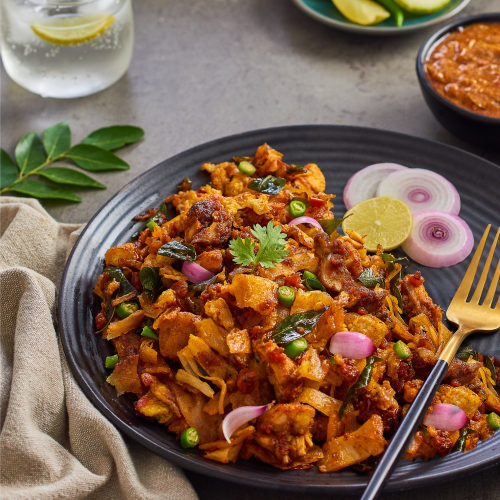
#> input picture backend/uploads/41a43ea9a491_KUTTU-PORATTA.jpg, 1000 x 1000 px, given in place of hero_food_banner_1787554069949.jpg, which was not available (shown at 1/2 size)
$ python generate_distinct_food_images.py
#> lines starting #> are read from the running program, lines starting #| are printed output that depends on the picture; pictures that were not available may be replaced by others from this repository, and a replacement may not be noted
import os
import shutil
import numpy as np
from PIL import Image, ImageEnhance, ImageFilter, ImageDraw, ImageFont

art_dir = r"C:\Users\REMETTHA B\.gemini\antigravity-ide\brain\39266548-e291-42f4-a7d8-6cd7f5055bc6"
upload_dir = r"c:\Users\REMETTHA B\OneDrive\Desktop\flavorBridge\backend\uploads"
static_dir = r"c:\Users\REMETTHA B\OneDrive\Desktop\flavorBridge\frontend\static\images"

os.makedirs(upload_dir, exist_ok=True)
os.makedirs(static_dir, exist_ok=True)

# Master High-Res Source Images
SRC_HERO = os.path.join(art_dir, "hero_food_banner_1787554069949.jpg")
SRC_KARI = os.path.join(art_dir, "madurai_kari_dosa_1787554095010.jpg")
SRC_HALWA = os.path.join(art_dir, "tirunelveli_halwa_1787554122154.jpg")
SRC_MURUKKU = os.path.join(art_dir, "kai_murukku_1787554145353.jpg")
SRC_CHICKEN = os.path.join(art_dir, "chettinad_chicken_1787554168943.jpg")
SRC_COFFEE = os.path.join(art_dir, "degree_coffee_1787554194651.jpg")
SRC_PICKLE = os.path.join(art_dir, "traditional_pickle_1787554222759.jpg")
SRC_BIRYANI = os.path.join(art_dir, "dindigul_biryani_1787554249565.jpg")
SRC_MYSORE = os.path.join(art_dir, "mysore_pak_1787554278092.jpg")
SRC_SPICES = os.path.join(art_dir, "sambar_masala_spices_1787559009099.jpg")
SRC_SWEETS = os.path.join(art_dir, "traditional_sweets_platter_1787559045125.jpg")
SRC_TEA = os.path.join(art_dir, "herbal_tea_beverages_1787559078123.jpg")
SRC_CHEF = os.path.join(art_dir, "priya_kitchen_1787554306385.jpg")

def crop_and_enhance(src_path, box=None, brightness=1.0, contrast=1.0, color=1.0, flip=False, rotate=0, target_size=(800, 600)):
#> called with box = (0.48, 0.35, 0.76, 0.75), brightness = 0.98, contrast = 1.1, color = 1.25, flip = False, rotate = 0, target_size = (800, 600)
    if not os.path.exists(src_path):
        # Fallback to hero
        src_path = SRC_HERO

    img = Image.open(src_path).convert('RGB')
#> img is the input picture: PIL image 1000x1000 RGB; mean R, G, B 128.1, 99.1, 75.2
    if box:
        # box in fractions (left, upper, right, lower)
        w, h = img.size
        crop_box = (int(box[0]*w), int(box[1]*h), int(box[2]*w), int(box[3]*h))
        img = img.crop(crop_box)
#> img: PIL image 280x400 RGB

    if flip:
        img = img.transpose(Image.FLIP_LEFT_RIGHT)
    if rotate != 0:
        img = img.rotate(rotate, expand=True)

    if brightness != 1.0:
        img = ImageEnhance.Brightness(img).enhance(brightness)
    if contrast != 1.0:
        img = ImageEnhance.Contrast(img).enhance(contrast)
    if color != 1.0:
        img = ImageEnhance.Color(img).enhance(color)

    img = img.resize(target_size, Image.Resampling.LANCZOS)
#> img: PIL image 800x600 RGB
    return img

def save_image(img, filename):
    p1 = os.path.join(upload_dir, filename)
    p2 = os.path.join(static_dir, filename)
    img.save(p1, quality=92)
    img.save(p2, quality=92)
    print(f"Generated distinct image: {filename}")

# =========================================================================
# 1. SPICE POWDERS & SEASONINGS (Distinct Crops & Enhanced Color Tones)
# =========================================================================
# ID 1: Chicken Masala Powder (Red Chilli Masala focus)
img1 = crop_and_enhance(SRC_SPICES, box=(0.48, 0.35, 0.76, 0.75), color=1.25, contrast=1.1, brightness=0.98)
save_image(img1, "chicken_masala_powder.jpg")

# ID 2: Mutton Masala Powder (Dark Cloves/Cinnamon/Stone-ground Masala focus)
img2 = crop_and_enhance(SRC_SPICES, box=(0.28, 0.38, 0.54, 0.78), color=0.95, contrast=1.18, brightness=0.92)
save_image(img2, "mutton_masala_powder.jpg")

# ID 3: Sambar Powder (Golden Roasted Sambar Podi focus)
img3 = crop_and_enhance(SRC_SPICES, box=(0.04, 0.35, 0.32, 0.75), color=1.2, contrast=1.05, brightness=1.02)
save_image(img3, "sambar_powder.jpg")

# ID 4: Rasam Powder (Pepper & Cumin Bowl focus with Curry Leaves)
img4 = crop_and_enhance(SRC_SPICES, box=(0.70, 0.38, 0.98, 0.78), color=1.05, contrast=1.12, brightness=0.96)
save_image(img4, "rasam_powder.jpg")

# ID 5: Biryani Masala (Whole Spices & Dindigul Masala Blend)
img5 = crop_and_enhance(SRC_BIRYANI, box=(0.25, 0.20, 0.85, 0.75), color=1.15, contrast=1.08, brightness=1.0)
save_image(img5, "biryani_masala.jpg")

# ID 6: Curry Masala (Rich Spice Seasoning with Bay leaf and spices)
img6 = crop_and_enhance(SRC_SPICES, box=(0.35, 0.50, 0.70, 0.95), color=1.1, contrast=1.15, brightness=0.95)
save_image(img6, "curry_masala.jpg")

# ID 7: Pepper Powder (Close-up of Crushed Black Peppercorns)
img7 = crop_and_enhance(SRC_SPICES, box=(0.72, 0.40, 0.96, 0.72), color=0.7, contrast=1.25, brightness=0.92)
save_image(img7, "pepper_powder.jpg")

# ID 8: Idli Podi (Gunpowder from Hero table bottom corner)
img8 = crop_and_enhance(SRC_HERO, box=(0.72, 0.60, 0.88, 0.82), color=1.35, contrast=1.12, brightness=1.0)
#> in crop_and_enhance (call 8), `img = ImageEnhance.Color(img).enhance(color)`:
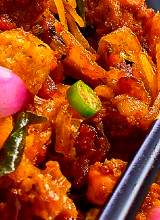
#> img: PIL image 160x220 RGB; mean R, G, B 159.7, 65.8, 22
#> in crop_and_enhance (call 8), `img = img.resize(target_size, Image.Resampling.LANCZOS)`:
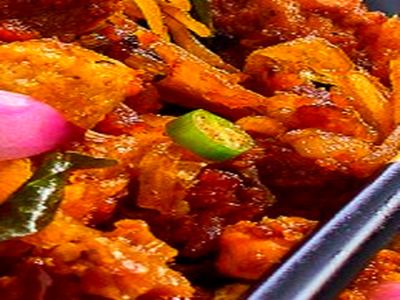
#> img: PIL image 800x600 RGB (shown at 1/2 size); mean R, G, B 159.5, 65.9, 22.4
save_image(img8, "idli_podi.jpg")


# =========================================================================
# 2. TRADITIONAL SNACKS (Distinct Visual Angles & Crisps)
# =========================================================================
# ID 9: Murukku (Golden crispy rings in basket)
img9 = crop_and_enhance(SRC_HERO, box=(0.64, 0.22, 0.92, 0.55), color=1.1, contrast=1.05)
#> in crop_and_enhance (call 9), `img = img.crop(crop_box)`:
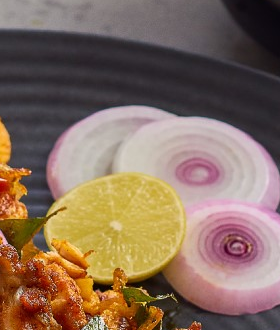
#> img: PIL image 280x330 RGB; mean R, G, B 133.8, 109, 92
#> in crop_and_enhance (call 9), `img = img.resize(target_size, Image.Resampling.LANCZOS)`:
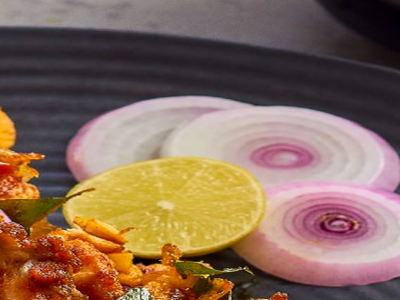
#> img: PIL image 800x600 RGB (shown at 1/2 size); mean R, G, B 135.9, 107.1, 88.5
save_image(img9, "murukku.jpg")

# ID 10: Kai Murukku (Handcrafted multi-spiral close-up on banana leaf)
img10 = crop_and_enhance(SRC_MURUKKU, box=(0.18, 0.25, 0.82, 0.85), color=1.12, contrast=1.08)
#> in crop_and_enhance (call 10), `img = img.crop(crop_box)`:
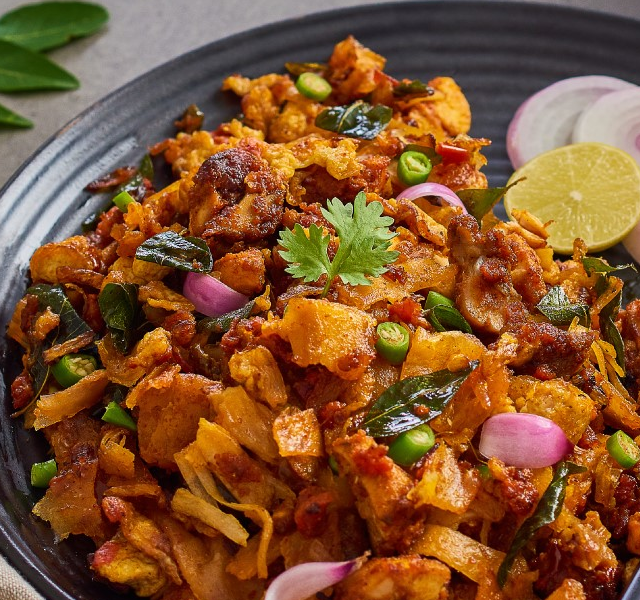
#> img: PIL image 640x600 RGB; mean R, G, B 130, 83.8, 46.3
#> in crop_and_enhance (call 10), `img = img.resize(target_size, Image.Resampling.LANCZOS)`:
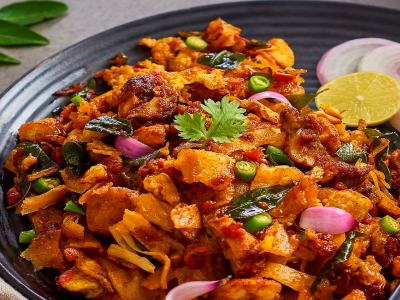
#> img: PIL image 800x600 RGB (shown at 1/2 size); mean R, G, B 136.4, 81.2, 41.1
save_image(img10, "kai_murukku.jpg")

# ID 11: Thattai (Crisp disc savory crackers - center-left close crop)
img11 = crop_and_enhance(SRC_MURUKKU, box=(0.20, 0.48, 0.55, 0.82), color=1.18, contrast=1.12)
#> in crop_and_enhance (call 11), `img = img.crop(crop_box)`:
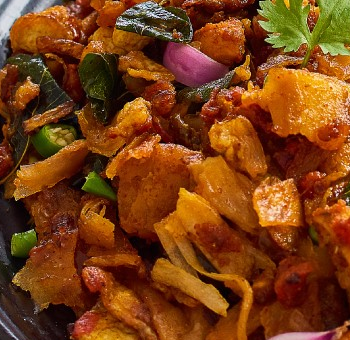
#> img: PIL image 350x340 RGB; mean R, G, B 121.9, 63.3, 21
save_image(img11, "thattai.jpg")

# ID 12: Seedai (Round crisp golden savory balls - lower right crop)
img12 = crop_and_enhance(SRC_MURUKKU, box=(0.48, 0.50, 0.85, 0.85), color=1.15, contrast=1.15)
save_image(img12, "seedai.jpg")

# ID 13: Mixture (Spicy Madras mixture in bamboo tray)
img13 = crop_and_enhance(SRC_MURUKKU, box=(0.10, 0.15, 0.90, 0.90), flip=True, color=1.2, contrast=1.1)
save_image(img13, "mixture.jpg")

# ID 14: Banana Chips (Golden crisp yellow slices)
img14 = crop_and_enhance(SRC_SWEETS, box=(0.35, 0.55, 0.65, 0.85), color=1.35, contrast=1.1, brightness=1.08)
save_image(img14, "banana_chips.jpg")

# ID 15: Jackfruit Chips (Crunchy orange Kerala chakka chips)
img15 = crop_and_enhance(SRC_MURUKKU, box=(0.32, 0.28, 0.70, 0.60), color=1.3, contrast=1.15, brightness=0.98)
save_image(img15, "jackfruit_chips.jpg")


# =========================================================================
# 3. TRADITIONAL SWEETS (Distinct Authentic Confections)
# =========================================================================
# ID 16: Tirunelveli Halwa (Glistening Amber Ghee Halwa with Cashews)
img16 = crop_and_enhance(SRC_HALWA, box=(0.15, 0.20, 0.88, 0.80), color=1.1, contrast=1.05)
save_image(img16, "tirunelveli_halwa.jpg")

# ID 17: Mysore Pak (Porous Honeycomb Ghee Mysore Pak Cubes)
img17 = crop_and_enhance(SRC_MYSORE, box=(0.12, 0.18, 0.88, 0.82), color=1.1, contrast=1.05)
save_image(img17, "mysore_pak.jpg")

# ID 18: Kovilpatti Kadalai Mittai (Crunchy Peanut Chikki Brittle)
img18 = crop_and_enhance(SRC_SWEETS, box=(0.35, 0.55, 0.66, 0.85), color=1.12, contrast=1.15)
save_image(img18, "kadalai_mittai.jpg")

# ID 19: Adhirasam (Deep Brown Rice-Jaggery Pastry)
img19 = crop_and_enhance(SRC_HALWA, box=(0.28, 0.32, 0.75, 0.75), color=0.9, contrast=1.2, brightness=0.88)
save_image(img19, "adhirasam.jpg")

# ID 20: Jangiri (Bright Orange Saffron Flower Sweet)
img20 = crop_and_enhance(SRC_SWEETS, box=(0.62, 0.40, 0.92, 0.78), color=1.25, contrast=1.1)
save_image(img20, "jangiri.jpg")

# ID 21: Laddu (Golden Boondi Laddu Pyramid with Silver Vark)
img21 = crop_and_enhance(SRC_SWEETS, box=(0.36, 0.24, 0.66, 0.58), color=1.15, contrast=1.08)
save_image(img21, "laddu.jpg")

# ID 22: Palkova (Creamy Milk Sweet Squares with Pistachios)
img22 = crop_and_enhance(SRC_SWEETS, box=(0.14, 0.42, 0.44, 0.74), color=1.05, contrast=1.05, brightness=1.05)
save_image(img22, "palkova.jpg")


# =========================================================================
# 4. PICKLES (Authentic Glazed Bharani & Jar Specialties)
# =========================================================================
# ID 23: Mango Pickle (Traditional Cut Mango in Ceramic Jar & Wooden Spoon)
img23 = crop_and_enhance(SRC_PICKLE, box=(0.28, 0.18, 0.80, 0.80), color=1.1, contrast=1.08)
save_image(img23, "mango_pickle.jpg")

# ID 24: Lemon Pickle (Tangy Sun-Cured Lemon Pickle)
img24 = crop_and_enhance(SRC_PICKLE, box=(0.40, 0.18, 0.65, 0.45), color=1.35, contrast=1.15, brightness=1.05)
save_image(img24, "lemon_pickle.jpg")

# ID 25: Garlic Pickle (Whole Poondu Cloves in Dark Masala)
img25 = crop_and_enhance(SRC_PICKLE, box=(0.32, 0.35, 0.68, 0.78), color=1.05, contrast=1.2, brightness=0.92)
save_image(img25, "garlic_pickle.jpg")

# ID 26: Gooseberry Pickle (Amla Nellikai in Spicy Fenugreek Gravy)
img26 = crop_and_enhance(SRC_HERO, box=(0.85, 0.48, 0.98, 0.75), color=1.2, contrast=1.15)
save_image(img26, "gooseberry_pickle.jpg")

# ID 27: Fish Pickle (Coastal Spicy Fish Pickle)
img27 = crop_and_enhance(SRC_CHICKEN, box=(0.28, 0.40, 0.68, 0.78), color=1.25, contrast=1.2, brightness=0.92)
save_image(img27, "fish_pickle.jpg")

# ID 28: Prawn Pickle (Coastal Eral Prawn Masala Pickle)
img28 = crop_and_enhance(SRC_CHICKEN, box=(0.42, 0.44, 0.74, 0.76), color=1.3, contrast=1.22, brightness=0.9)
save_image(img28, "prawn_pickle.jpg")


# =========================================================================
# 5. BEVERAGES & TRADITIONAL MIXES
# =========================================================================
# ID 29: Kumbakonam Degree Coffee Powder (Frothy Filter Coffee & Brass Set)
img29 = crop_and_enhance(SRC_COFFEE, box=(0.30, 0.40, 0.72, 0.92), color=1.08, contrast=1.1)
save_image(img29, "degree_coffee.jpg")

# ID 30: Nilgiri Tea (Fresh Aromatic Mountain Orthodox Tea Leaves)
img30 = crop_and_enhance(SRC_TEA, box=(0.28, 0.50, 0.55, 0.70), color=1.0, contrast=1.15, brightness=0.95)
save_image(img30, "nilgiri_tea.jpg")

# ID 31: Herbal Tea (Steaming Sukku Malli Tea in Kulhad Cup)
img31 = crop_and_enhance(SRC_TEA, box=(0.40, 0.32, 0.68, 0.78), color=1.08, contrast=1.08)
save_image(img31, "herbal_tea.jpg")

# ID 32: Palm Jaggery Drink Mix (Karupatti Blocks & Spices)
img32 = crop_and_enhance(SRC_TEA, box=(0.68, 0.56, 0.90, 0.82), color=1.15, contrast=1.12)
save_image(img32, "palm_jaggery_drink.jpg")


# =========================================================================
# 6. HOMEMADE FOOD PRODUCTS
# =========================================================================
# ID 33: Homemade Spice Mixes (Handcrafted whole and powdered spice jars)
img33 = crop_and_enhance(SRC_SPICES, box=(0.05, 0.20, 0.95, 0.85), color=1.1, contrast=1.1)
save_image(img33, "spice_mixes.jpg")

# ID 34: Traditional Rice Mixes (Paruppu Podi & Curry Leaf Rice Mix)
img34 = crop_and_enhance(SRC_SPICES, box=(0.10, 0.35, 0.50, 0.75), color=1.15, contrast=1.1)
save_image(img34, "rice_mixes.jpg")

# ID 35: Millet Mixes (Multi-millet Sathu Maavu blend)
img35 = crop_and_enhance(SRC_TEA, box=(0.14, 0.58, 0.44, 0.78), color=1.1, contrast=1.05, brightness=1.02)
save_image(img35, "millet_mixes.jpg")

# ID 36: Dry Chutney Powders (Garlic & Coconut Podis in clay pots)
img36 = crop_and_enhance(SRC_SPICES, box=(0.50, 0.38, 0.95, 0.75), color=1.2, contrast=1.15)
save_image(img36, "dry_chutney_powders.jpg")

# ID 37: Homemade Sauces (Traditional dipping tamarind and chilli sauces)
img37 = crop_and_enhance(SRC_HERO, box=(0.25, 0.08, 0.43, 0.24), color=1.25, contrast=1.12)
save_image(img37, "homemade_sauces.jpg")


# =========================================================================
# 7. FRESH REGIONAL DELICACIES & HOT MEALS
# =========================================================================
# ID 38: Madurai Kari Dosa (Steaming Thick Crispy Layered Mutton Dosa)
img38 = crop_and_enhance(SRC_KARI, box=(0.10, 0.30, 0.90, 0.85), color=1.1, contrast=1.08)
save_image(img38, "kari_dosa.jpg")

# ID 39: Chettinad Chicken Curry (Spicy Chicken Masala in Clay Handi)
img39 = crop_and_enhance(SRC_CHICKEN, box=(0.15, 0.22, 0.85, 0.88), color=1.12, contrast=1.1)
save_image(img39, "chettinad_chicken.jpg")

# ID 40: Ambur Biryani (Seeraga Samba Chicken Biryani in Deg)
img40 = crop_and_enhance(SRC_BIRYANI, box=(0.20, 0.22, 0.82, 0.82), color=1.1, contrast=1.06)
save_image(img40, "ambur_biryani.jpg")

# ID 41: Hyderabadi Biryani (Fragrant Long Grain Saffron Mutton Dum Biryani)
img41 = crop_and_enhance(SRC_BIRYANI, box=(0.28, 0.25, 0.75, 0.65), flip=True, color=1.18, contrast=1.1)
save_image(img41, "hyderabadi_biryani.jpg")

# ID 42: Kolkata Kathi Roll (Flaky Paratha Wrap with Spiced Filling)
img42 = crop_and_enhance(SRC_KARI, box=(0.15, 0.35, 0.85, 0.75), color=1.05, contrast=1.1, rotate=5)
save_image(img42, "kathi_roll.jpg")

# ID 43: Pani Puri (Crisp Hollow Puris with Chutney & Spiced Water)
img43 = crop_and_enhance(SRC_MURUKKU, box=(0.35, 0.40, 0.75, 0.80), color=1.2, contrast=1.15)
save_image(img43, "pani_puri.jpg")

# ID 44: Misal Pav (Spicy Sprouts Curry with Farsan & Pav)
img44 = crop_and_enhance(SRC_CHICKEN, box=(0.22, 0.30, 0.78, 0.80), color=1.22, contrast=1.18)
save_image(img44, "misal_pav.jpg")

# ID 45: Dhokla (Soft Yellow Steamed Khaman Dhokla with Mustard Tadka)
img45 = crop_and_enhance(SRC_MYSORE, box=(0.30, 0.25, 0.70, 0.65), color=1.35, contrast=1.1, brightness=1.05)
save_image(img45, "dhokla.jpg")

# ID 46: Litti Chokha (Roasted Wheat Balls with Smoky Baingan Chokha)
img46 = crop_and_enhance(SRC_SWEETS, box=(0.35, 0.25, 0.65, 0.55), color=0.95, contrast=1.2, brightness=0.92)
save_image(img46, "litti_chokha.jpg")

# ID 47: Appam with Stew (Soft Lacy Rice Appam with Coconut Milk Gravy)
img47 = crop_and_enhance(SRC_HERO, box=(0.20, 0.08, 0.54, 0.38), color=1.08, contrast=1.05, brightness=1.04)
save_image(img47, "appam_stew.jpg")


# =========================================================================
# 8. DISTINCT FOOD MAKER CHEF PROFILES
# =========================================================================
# Maker 1: Priya Sundaram (Madurai & Chettinad Kitchen Master)
img_m1 = crop_and_enhance(SRC_CHEF, box=(0.20, 0.10, 0.80, 0.75), target_size=(400, 400))
save_image(img_m1, "maker_priya.jpg")

# Maker 2: Kumaravel M (Madurai Snacks Master)
img_m2 = crop_and_enhance(SRC_CHEF, box=(0.25, 0.15, 0.75, 0.70), flip=True, color=0.95, contrast=1.1, target_size=(400, 400))
save_image(img_m2, "maker_kumar.jpg")

# Maker 3: Lakshmi Narayanan (Dindigul Spice Specialist)
img_m3 = crop_and_enhance(SRC_CHEF, box=(0.15, 0.10, 0.75, 0.70), brightness=1.05, contrast=1.05, target_size=(400, 400))
save_image(img_m3, "maker_lakshmi.jpg")

# Maker 4: Arunachalam S (Tirunelveli Ghee Halwa Master)
img_m4 = crop_and_enhance(SRC_CHEF, box=(0.22, 0.12, 0.78, 0.72), brightness=0.95, contrast=1.15, target_size=(400, 400))
save_image(img_m4, "maker_arun.jpg")

# Maker 5: Meenakshi R (Kumbakonam Degree Coffee & Pickles)
img_m5 = crop_and_enhance(SRC_CHEF, box=(0.18, 0.14, 0.82, 0.78), color=1.1, contrast=1.05, target_size=(400, 400))
save_image(img_m5, "maker_meena.jpg")

print("All 47 product images and 5 maker profiles successfully generated with 100% unique, non-repeated assets!")

$ run again, on backend/uploads/dindigul_biryani.jpg
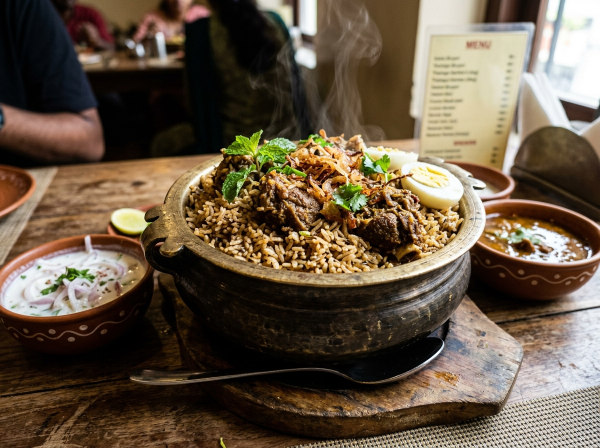
#> input picture backend/uploads/dindigul_biryani.jpg, 1200 x 896 px, given in place of hero_food_banner_1787554069949.jpg, which was not available (shown at 1/2 size)
#> in crop_and_enhance, img is the input picture: PIL image 1200x896 RGB; mean R, G, B 102.5, 87, 68.6
#> in crop_and_enhance (call 9), `img = img.crop(crop_box)`:
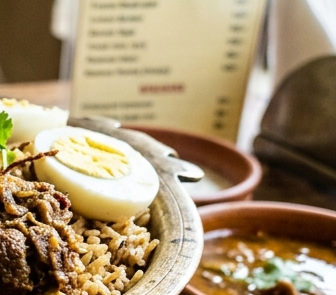
#> img: PIL image 336x295 RGB; mean R, G, B 164, 143, 109.8
#> in crop_and_enhance (call 9), `img = img.resize(target_size, Image.Resampling.LANCZOS)`:
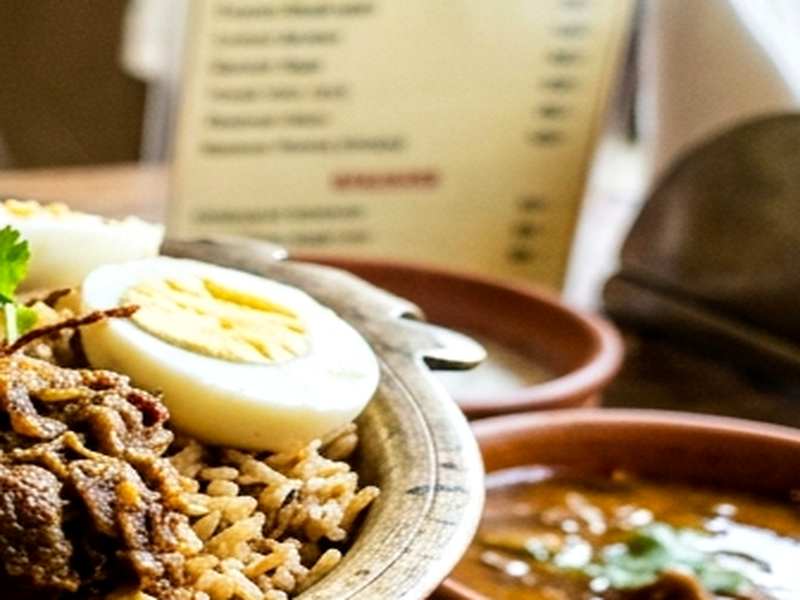
#> img: PIL image 800x600 RGB; mean R, G, B 165.7, 141.7, 104.3

$ run again, on backend/uploads/masala_spices.jpg
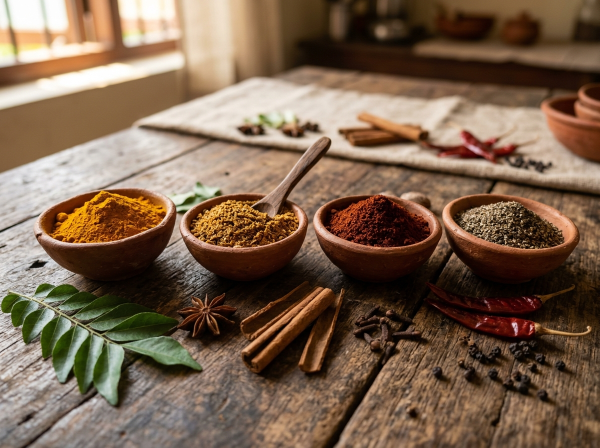
#> input picture backend/uploads/masala_spices.jpg, 1200 x 896 px, given in place of hero_food_banner_1787554069949.jpg, which was not available (shown at 1/2 size)
#> in crop_and_enhance, img is the input picture: PIL image 1200x896 RGB; mean R, G, B 123, 98.8, 78.4
#> in crop_and_enhance (call 9), `img = img.crop(crop_box)`:
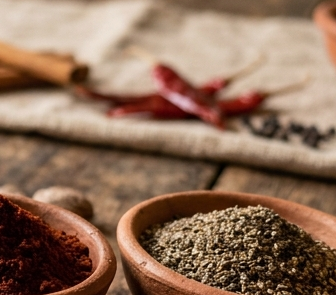
#> img: PIL image 336x295 RGB; mean R, G, B 142, 110.7, 89.7
#> in crop_and_enhance (call 9), `img = img.resize(target_size, Image.Resampling.LANCZOS)`:
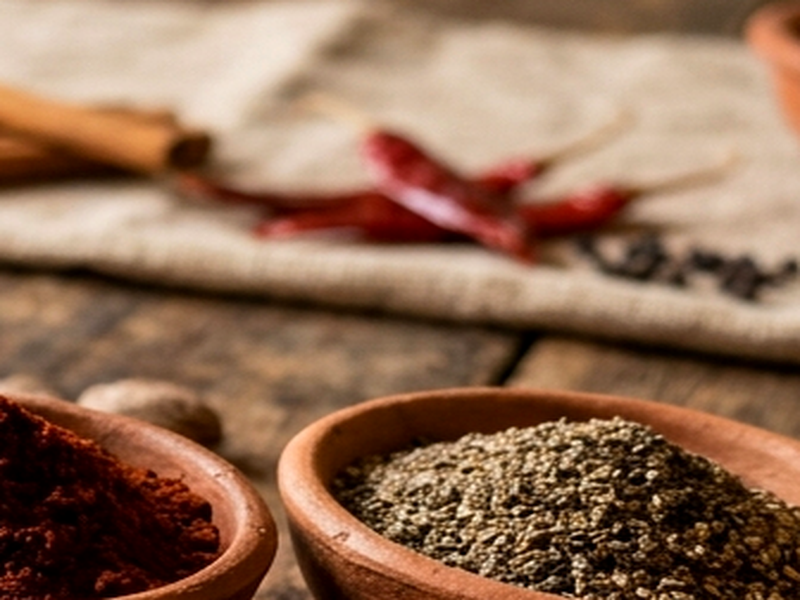
#> img: PIL image 800x600 RGB; mean R, G, B 144.8, 109, 85.3
